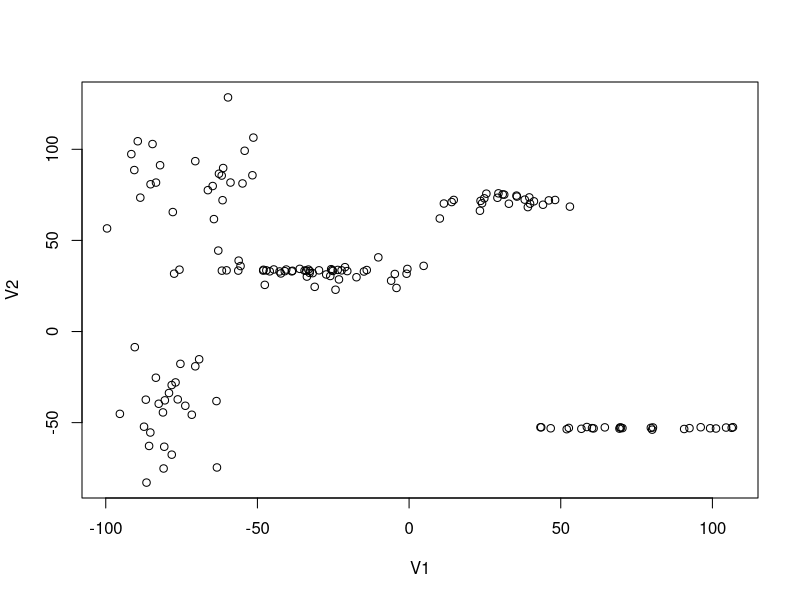
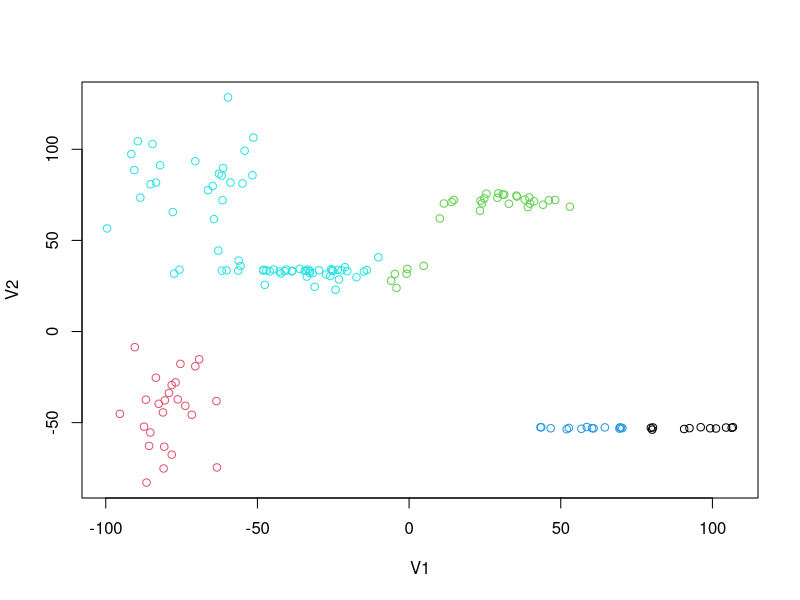
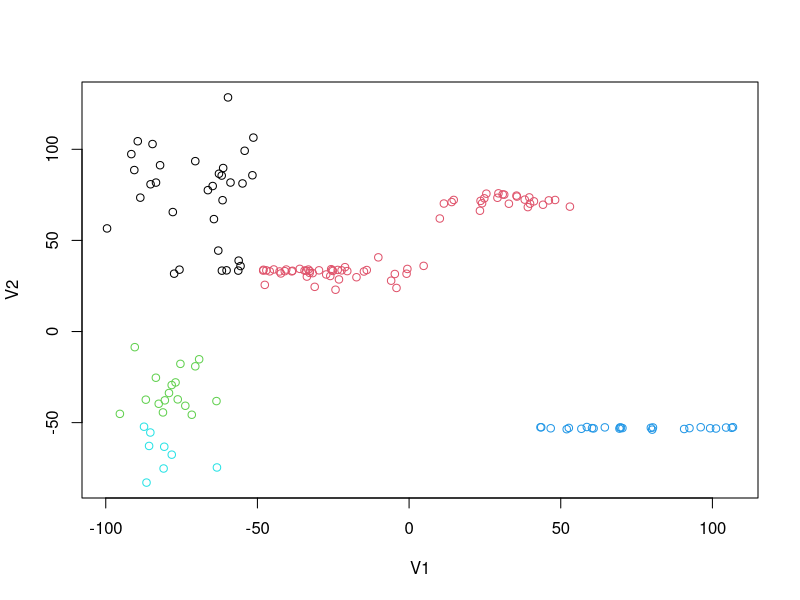
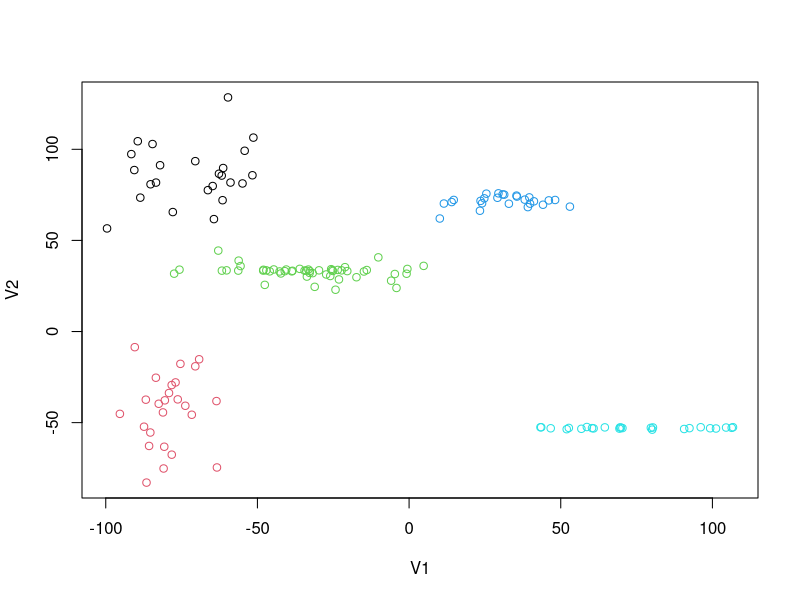
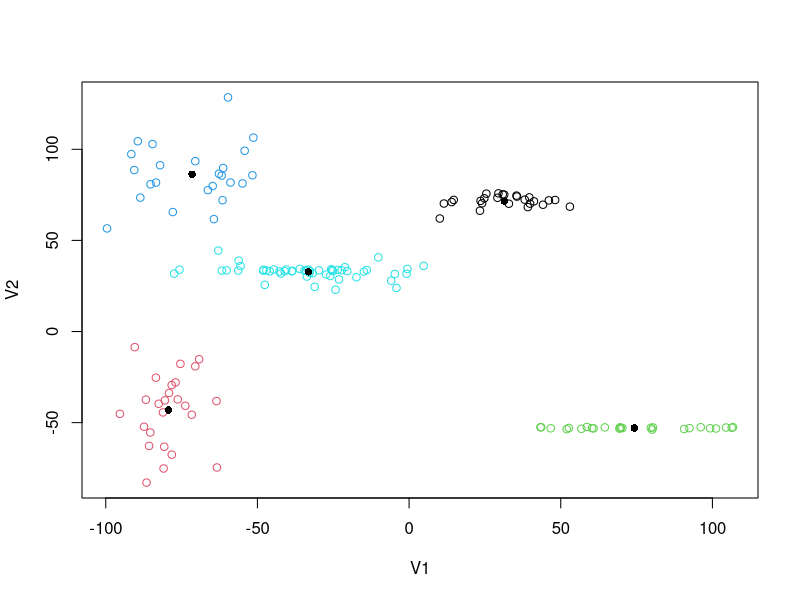
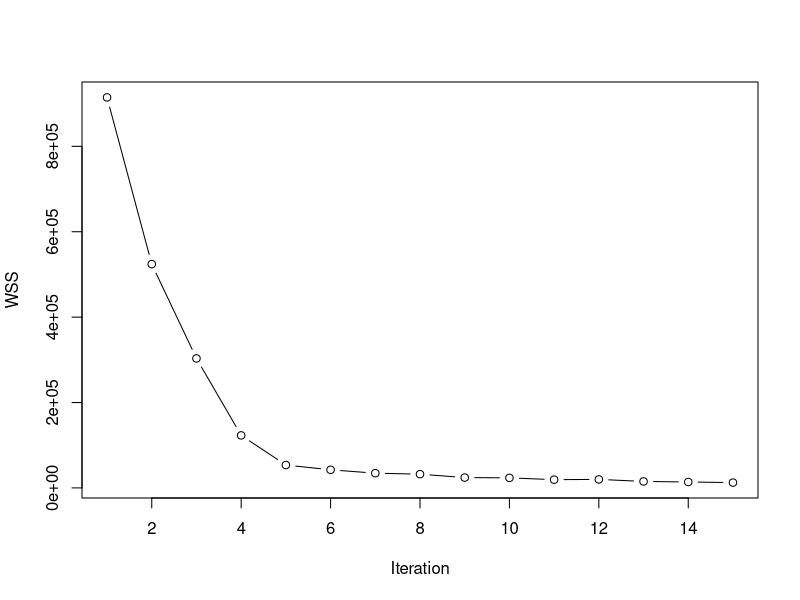

The R source for these figures, in order:
d<-read.csv(file="f1.csv", header = FALSE, sep=' ')
d
with(d, plot(V1, V2))

# iter 1
km<-kmeans(d, centers=5)
km
# iter 2
km<-kmeans(d, centers=5)
km
with(d, plot(V1, V2, col=km$cluster))
# iter 3
km<-kmeans(d, centers=5)
km
with(d, plot(V1, V2, col=km$cluster))
# iter 4
km<-kmeans(d, centers=5)
km
with(d, plot(V1, V2, col=km$cluster))
# iter 5
km<-kmeans(d, centers=5)
km
with(d, plot(V1, V2, col=km$cluster))
points(km$centers, col=1,pch=16,cex=1)

# Use Elbow Method to identify number of clusters. 
N <- 15 # Number of iterations
K <- 5 # Number of algorithm runs in each iteration
results <- list()
for (i in 1:N) {
  km <- kmeans(d, centers = i, nstart = K)
  results[[i]] <- km
}

wss <- sapply(results, function(x) x$tot.withinss)
wss
plot(wss, type = "b", xlab = "Iteration", ylab = "WSS")

